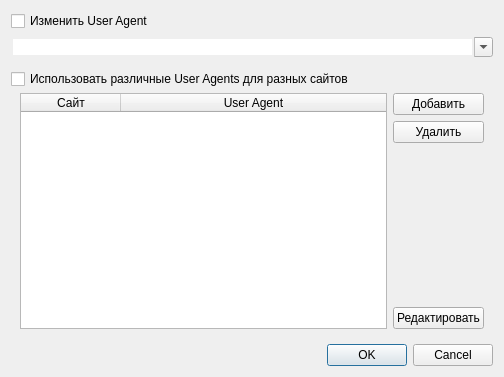
<?xml version="1.0" encoding="UTF-8"?>
<ui version="4.0">
 <class>UserAgentDialog</class>
 <widget class="QDialog" name="UserAgentDialog">
  <property name="geometry">
   <rect>
    <x>0</x>
    <y>0</y>
    <width>504</width>
    <height>377</height>
   </rect>
  </property>
  <property name="windowTitle">
   <string>Управление User Agent</string>
  </property>
  <layout class="QVBoxLayout" name="verticalLayout_2">
   <item>
    <widget class="QCheckBox" name="changeGlobal">
     <property name="text">
      <string>Изменить User Agent</string>
     </property>
    </widget>
   </item>
   <item>
    <widget class="QComboBox" name="globalComboBox">
     <property name="editable">
      <bool>true</bool>
     </property>
     <property name="sizeAdjustPolicy">
      <enum>QComboBox::AdjustToMinimumContentsLength</enum>
     </property>
     <property name="frame">
      <bool>false</bool>
     </property>
    </widget>
   </item>
   <item>
    <widget class="Line" name="line"/>
   </item>
   <item>
    <layout class="QVBoxLayout" name="verticalLayout_3">
     <property name="spacing">
      <number>0</number>
     </property>
     <item>
      <widget class="QCheckBox" name="changePerSite">
       <property name="text">
        <string>Использовать различные User Agents для разных сайтов</string>
       </property>
      </widget>
     </item>
     <item>
      <widget class="QFrame" name="perSiteFrame">
       <layout class="QHBoxLayout" name="horizontalLayout">
        <property name="topMargin">
         <number>4</number>
        </property>
        <item>
         <widget class="QTableWidget" name="table">
          <property name="editTriggers">
           <set>QAbstractItemView::NoEditTriggers</set>
          </property>
          <property name="alternatingRowColors">
           <bool>true</bool>
          </property>
          <property name="selectionMode">
           <enum>QAbstractItemView::SingleSelection</enum>
          </property>
          <property name="selectionBehavior">
           <enum>QAbstractItemView::SelectRows</enum>
          </property>
          <property name="showGrid">
           <bool>false</bool>
          </property>
          <property name="sortingEnabled">
           <bool>true</bool>
          </property>
          <property name="wordWrap">
           <bool>false</bool>
          </property>
          <attribute name="horizontalHeaderStretchLastSection">
           <bool>true</bool>
          </attribute>
          <attribute name="verticalHeaderVisible">
           <bool>false</bool>
          </attribute>
          <attribute name="verticalHeaderDefaultSectionSize">
           <number>25</number>
          </attribute>
          <column>
           <property name="text">
            <string>Сайт</string>
           </property>
          </column>
          <column>
           <property name="text">
            <string>User Agent</string>
           </property>
          </column>
         </widget>
        </item>
        <item>
         <layout class="QVBoxLayout" name="verticalLayout">
          <item>
           <widget class="QPushButton" name="add">
            <property name="text">
             <string>Добавить</string>
            </property>
           </widget>
          </item>
          <item>
           <widget class="QPushButton" name="remove">
            <property name="text">
             <string>Удалить</string>
            </property>
           </widget>
          </item>
          <item>
           <spacer name="verticalSpacer">
            <property name="orientation">
             <enum>Qt::Vertical</enum>
            </property>
            <property name="sizeHint" stdset="0">
             <size>
              <width>20</width>
              <height>40</height>
             </size>
            </property>
           </spacer>
          </item>
          <item>
           <widget class="QPushButton" name="edit">
            <property name="text">
             <string>Редактировать</string>
            </property>
           </widget>
          </item>
         </layout>
        </item>
       </layout>
      </widget>
     </item>
    </layout>
   </item>
   <item>
    <widget class="QDialogButtonBox" name="buttonBox">
     <property name="orientation">
      <enum>Qt::Horizontal</enum>
     </property>
     <property name="standardButtons">
      <set>QDialogButtonBox::Cancel|QDialogButtonBox::Ok</set>
     </property>
    </widget>
   </item>
  </layout>
 </widget>
 <resources/>
 <connections>
  <connection>
   <sender>buttonBox</sender>
   <signal>accepted()</signal>
   <receiver>UserAgentDialog</receiver>
   <slot>accept()</slot>
   <hints>
    <hint type="sourcelabel">
     <x>248</x>
     <y>254</y>
    </hint>
    <hint type="destinationlabel">
     <x>157</x>
     <y>274</y>
    </hint>
   </hints>
  </connection>
  <connection>
   <sender>buttonBox</sender>
   <signal>rejected()</signal>
   <receiver>UserAgentDialog</receiver>
   <slot>reject()</slot>
   <hints>
    <hint type="sourcelabel">
     <x>316</x>
     <y>260</y>
    </hint>
    <hint type="destinationlabel">
     <x>286</x>
     <y>274</y>
    </hint>
   </hints>
  </connection>
 </connections>
</ui>
